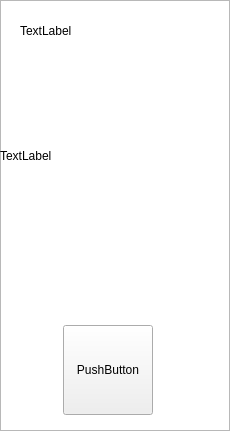
<?xml version="1.0" encoding="UTF-8"?>
<ui version="4.0">
 <class>SignSucess</class>
 <widget class="QWidget" name="SignSucess">
  <property name="geometry">
   <rect>
    <x>0</x>
    <y>0</y>
    <width>230</width>
    <height>431</height>
   </rect>
  </property>
  <property name="minimumSize">
   <size>
    <width>230</width>
    <height>431</height>
   </size>
  </property>
  <property name="maximumSize">
   <size>
    <width>230</width>
    <height>431</height>
   </size>
  </property>
  <property name="windowTitle">
   <string>Form</string>
  </property>
  <widget class="QUndoView" name="undoView">
   <property name="geometry">
    <rect>
     <x>0</x>
     <y>0</y>
     <width>230</width>
     <height>431</height>
    </rect>
   </property>
  </widget>
  <widget class="QPushButton" name="pushButton">
   <property name="geometry">
    <rect>
     <x>63</x>
     <y>325</y>
     <width>90</width>
     <height>90</height>
    </rect>
   </property>
   <property name="text">
    <string>PushButton</string>
   </property>
  </widget>
  <widget class="QLabel" name="WA">
   <property name="geometry">
    <rect>
     <x>0</x>
     <y>-10</y>
     <width>221</width>
     <height>331</height>
    </rect>
   </property>
   <property name="text">
    <string>TextLabel</string>
   </property>
  </widget>
  <widget class="QLabel" name="sucess">
   <property name="geometry">
    <rect>
     <x>20</x>
     <y>0</y>
     <width>221</width>
     <height>61</height>
    </rect>
   </property>
   <property name="text">
    <string>TextLabel</string>
   </property>
  </widget>
 </widget>
 <resources/>
 <connections/>
</ui>
